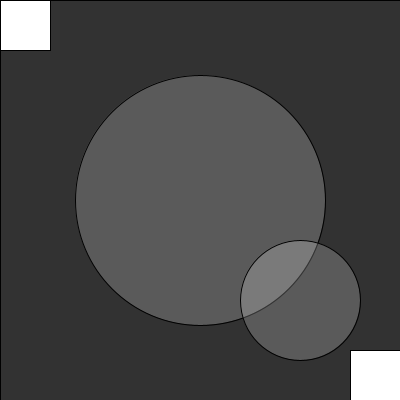
Frame 1 (no input)
Frame 60 (the mouse pressed at the canvas centre just before this capture): identical to frame 1, image omitted
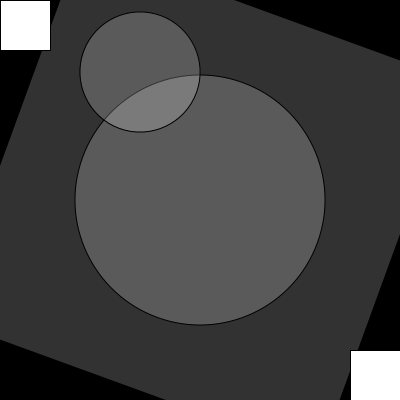
Frame 120 (the mouse held since frame 60 and released just before this capture)

The Processing sketch that drew these frames (run headless with seeded random() and noise(); from frame 60 on, the mouse is pressed at the canvas centre):

// Processing sketch: sketch_260623b_rotaciones
// ── sketch_260623b_rotaciones.pde
// push, pop, rotate y traslate
/*
  PI/4 = 45°
  HALF_PI = 90° /o/ PI/2 = 90°
  PI = 180°
  TWO_PI = 360°
  
  O mas facil, utilizar funcion radians() para convertir grados a radianes
*/

void setup(){
  size( 400, 400 );
}

void draw(){
  background( 0 );
  
  push();
  fill( 255, 50 );
  rectMode( CENTER );  //se resetea, junto a otras propiedades, luego del pop
  translate( width/2, height/2 );
  rotate( radians(mouseX) );
  rect( 0, 0, width, height );
  //todo lo que dibuje entre push y pop parte del nuevo eje de coordenadas
  circle( 0, 0, 250 );
  //si agrego otro translate dentro del push y pop, se suma al anterior
  translate( 100, 100 );
  circle( 0, 0, 120 );
  pop();
  
  //si cierro el pop, el espacio vuelve a la normalidad
  rect( 0, 0, 50, 50 );
  rect( 350, 350, 50, 50 );
}
